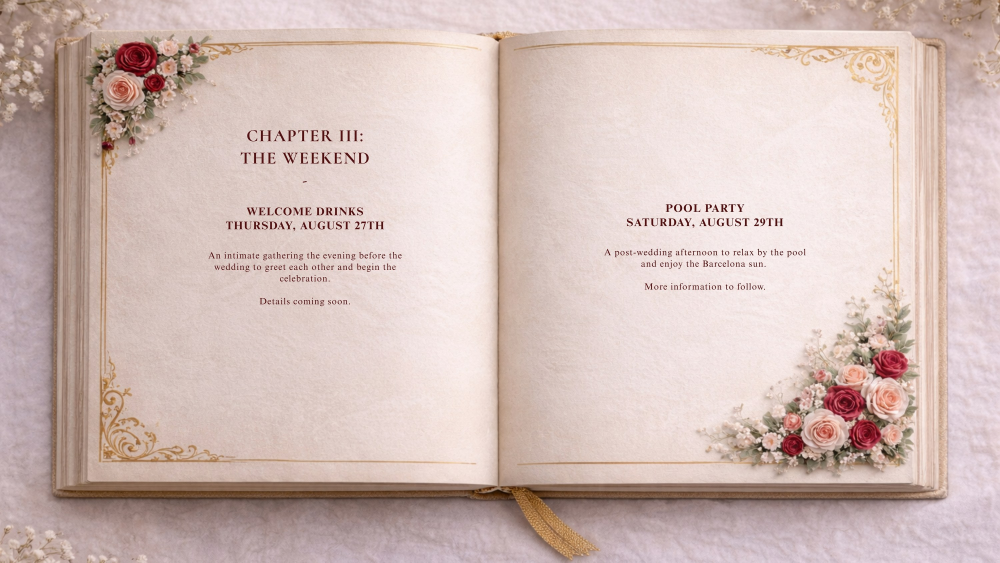
#> input picture images-new/19.jpg, 3000 x 1688 px, found by its file name (shown at 1/3 size)
$ python patch_chapter3.py
#> lines starting #> are read from the running program, lines starting #| are printed output that depends on the picture; after the words box and inside, x2 and y2 are one past the last pixel; in counts of white or black regions, pixels touching at a corner belong together
"""Retire the two 'details to follow' lines from Ana's Chapter III plate.

Chapter III promised "Details coming soon" (welcome drinks) and "More
information to follow" (pool party). Both are now confirmed and printed on
the following page, so the promises are stale. The artwork is a flat JPEG
with no editable source on this machine — the Canva master belongs to the
designer — so the lines are patched out by lifting clean parchment from
directly beneath each one, brightness-matched and feathered at the edges.

Reads the untouched 6000px export, writes the 3000px page the booklet serves.
"""
import os

import numpy as np
from PIL import Image, ImageDraw, ImageFilter

SRC = os.path.expanduser('~/crusty-backups/wedding-booklet-originals-6000px/19.jpg')
DST = 'images-new/19.jpg'
OUT_W = 3000

# (target box, donor box) in 6000x3375 coordinates. Donors sit directly below
# each line so the paper grain and lighting gradient already match.
PATCHES = [
    ((1520, 1760, 2140, 1865), (1520, 1880, 2140, 1985)),   # "Details coming soon."
    ((3830, 1672, 4630, 1765), (3830, 1790, 4630, 1883)),   # "More information to follow."
]
FEATHER = 9


def background_mean(gray, box):
    """Mean of the box ignoring ink, so brightness matching is not dragged down."""
    sub = gray.crop(box)
    arr = np.array(sub, dtype=float)
    paper = arr[arr >= 150]
    return paper.mean() if paper.size else arr.mean()


def main():
    im = Image.open(SRC).convert('RGB')
#> im is the input picture: PIL image 3000x1688 RGB; mean R, G, B 210.3, 189.3, 183.8
    gray = im.convert('L')
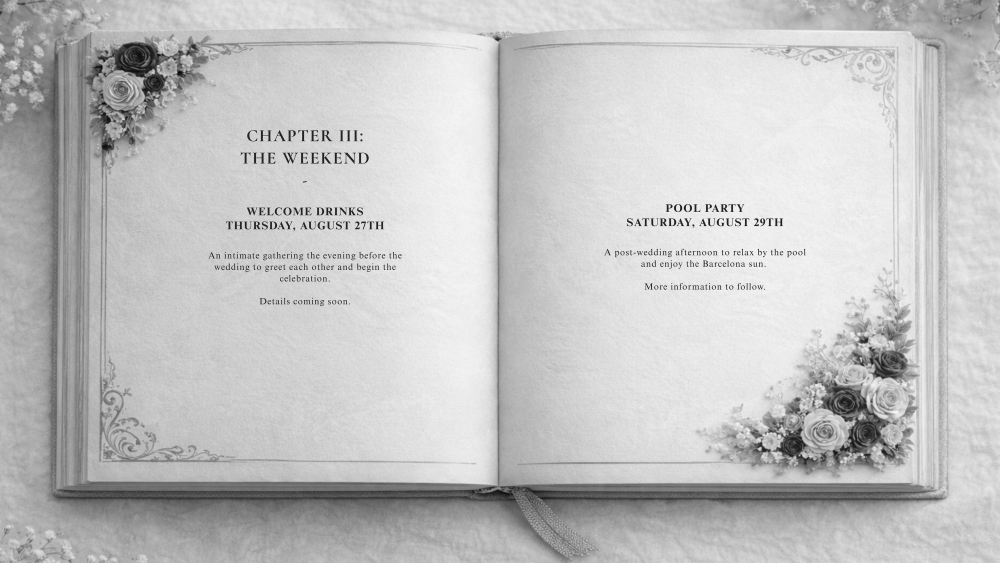
#> gray: PIL image 3000x1688 L (shown at 1/3 size); min 4, max 254, mean 194.9

    for target, donor in PATCHES:
        tw, th = target[2] - target[0], target[3] - target[1]
        patch = im.crop(donor).resize((tw, th), Image.LANCZOS)

        # match the donor's paper tone to the target's own paper tone
        delta = background_mean(gray, target) - background_mean(gray, donor)
        patch = Image.fromarray(
            np.clip(np.array(patch, dtype=float) + delta, 0, 255).astype(np.uint8))

        mask = Image.new('L', (tw, th), 0)
        ImageDraw.Draw(mask).rectangle(
            [FEATHER, FEATHER, tw - FEATHER - 1, th - FEATHER - 1], fill=255)
        im.paste(patch, (target[0], target[1]), mask.filter(ImageFilter.GaussianBlur(FEATHER / 2)))
#> this loop made 2 passes
#> delta on passes 1 to 2: 0, 0
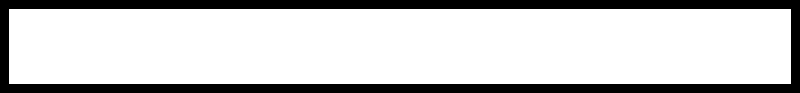
#> mask: PIL image 800x93 L; 78.8% white; 1 black region, box (x1, y1, x2, y2) and area: (0, 0, 800, 93) 15750

    h = round(OUT_W * im.size[1] / im.size[0])
#> h = 1688
    im.resize((OUT_W, h), Image.LANCZOS).save(
        DST, 'JPEG', quality=88, optimize=True, progressive=True)
    print(f'{DST}: {OUT_W}x{h}, {os.path.getsize(DST) / 1024:.0f} KB')
#| images-new/19.jpg: 3000x1688, 691 KB


if __name__ == '__main__':
    main()

$ run again, with images-new/14.jpg copied over images-new/19.jpg
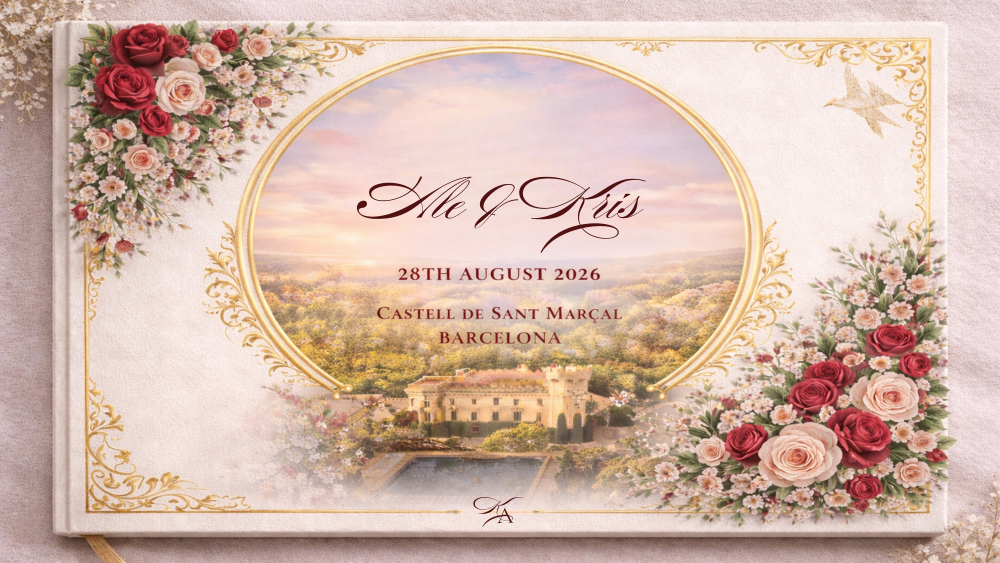
#> input picture images-new/14.jpg, 3000 x 1688 px, found by its file name (shown at 1/3 size)
#> in main, im is the input picture: PIL image 3000x1688 RGB; mean R, G, B 212.2, 184.4, 171
#> in main, `gray = im.convert('L')`:
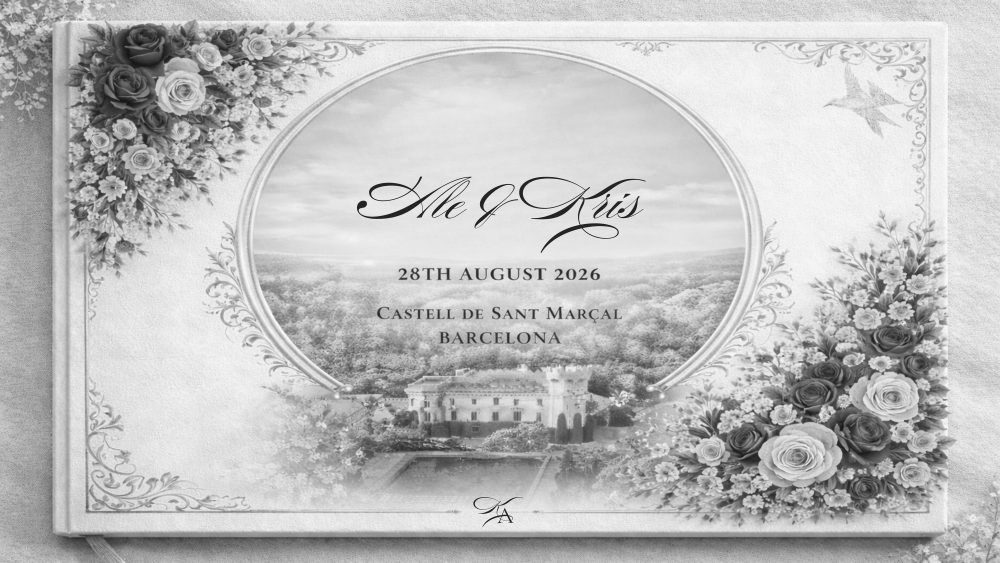
#> gray: PIL image 3000x1688 L (shown at 1/3 size); min 9, max 252, mean 191.2
#> the loop in main, `for target, donor in PATCHES:` made 2 passes
#> delta on passes 1 to 2: 0, 0
#| images-new/19.jpg: 3000x1688, 911 KB
